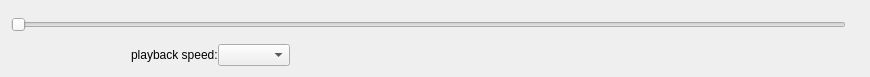
<?xml version="1.0" encoding="UTF-8"?>
<ui version="4.0">
 <class>QSoundPlayer</class>
 <widget class="QWidget" name="QSoundPlayer">
  <property name="geometry">
   <rect>
    <x>0</x>
    <y>0</y>
    <width>870</width>
    <height>77</height>
   </rect>
  </property>
  <property name="windowTitle">
   <string>Form</string>
  </property>
  <layout class="QVBoxLayout" name="verticalLayout">
   <item>
    <layout class="QHBoxLayout" name="horizontalLayout">
     <item>
      <widget class="QJumpSlider" name="slider_time">
       <property name="orientation">
        <enum>Qt::Horizontal</enum>
       </property>
      </widget>
     </item>
     <item>
      <widget class="QLabel" name="lbl_pos">
       <property name="text">
        <string/>
       </property>
      </widget>
     </item>
    </layout>
   </item>
   <item>
    <layout class="QHBoxLayout" name="horizontalLayout_11">
     <property name="spacing">
      <number>0</number>
     </property>
     <item>
      <widget class="QPushButton" name="btn_stop">
       <property name="sizePolicy">
        <sizepolicy hsizetype="Maximum" vsizetype="Fixed">
         <horstretch>0</horstretch>
         <verstretch>0</verstretch>
        </sizepolicy>
       </property>
       <property name="toolTip">
        <string>Stop</string>
       </property>
       <property name="text">
        <string/>
       </property>
       <property name="icon">
        <iconset resource="qsoundplayer.qrc">
         <normaloff>:/icons/stop</normaloff>:/icons/stop</iconset>
       </property>
       <property name="iconSize">
        <size>
         <width>20</width>
         <height>20</height>
        </size>
       </property>
       <property name="flat">
        <bool>true</bool>
       </property>
      </widget>
     </item>
     <item>
      <widget class="QPushButton" name="btn_play">
       <property name="sizePolicy">
        <sizepolicy hsizetype="Maximum" vsizetype="Preferred">
         <horstretch>0</horstretch>
         <verstretch>0</verstretch>
        </sizepolicy>
       </property>
       <property name="toolTip">
        <string>Play</string>
       </property>
       <property name="text">
        <string/>
       </property>
       <property name="icon">
        <iconset resource="qsoundplayer.qrc">
         <normaloff>:/icons/play</normaloff>
         <activeoff>:/icons/play</activeoff>
         <activeon>:/icons/pause</activeon>:/icons/play</iconset>
       </property>
       <property name="iconSize">
        <size>
         <width>20</width>
         <height>20</height>
        </size>
       </property>
       <property name="checkable">
        <bool>true</bool>
       </property>
       <property name="flat">
        <bool>true</bool>
       </property>
      </widget>
     </item>
     <item>
      <spacer name="horizontalSpacer_4">
       <property name="orientation">
        <enum>Qt::Horizontal</enum>
       </property>
       <property name="sizeType">
        <enum>QSizePolicy::Maximum</enum>
       </property>
       <property name="sizeHint" stdset="0">
        <size>
         <width>40</width>
         <height>20</height>
        </size>
       </property>
      </spacer>
     </item>
     <item>
      <widget class="QLabel" name="label">
       <property name="sizePolicy">
        <sizepolicy hsizetype="Maximum" vsizetype="Preferred">
         <horstretch>0</horstretch>
         <verstretch>0</verstretch>
        </sizepolicy>
       </property>
       <property name="text">
        <string>playback speed:</string>
       </property>
       <property name="alignment">
        <set>Qt::AlignLeading|Qt::AlignLeft|Qt::AlignVCenter</set>
       </property>
      </widget>
     </item>
     <item>
      <widget class="QComboBox" name="cb_playbackSpeed">
       <property name="sizePolicy">
        <sizepolicy hsizetype="Maximum" vsizetype="Fixed">
         <horstretch>0</horstretch>
         <verstretch>0</verstretch>
        </sizepolicy>
       </property>
      </widget>
     </item>
     <item>
      <spacer name="horizontalSpacer_3">
       <property name="orientation">
        <enum>Qt::Horizontal</enum>
       </property>
       <property name="sizeType">
        <enum>QSizePolicy::Expanding</enum>
       </property>
       <property name="sizeHint" stdset="0">
        <size>
         <width>40</width>
         <height>20</height>
        </size>
       </property>
      </spacer>
     </item>
    </layout>
   </item>
  </layout>
 </widget>
 <customwidgets>
  <customwidget>
   <class>QJumpSlider</class>
   <extends>QSlider</extends>
   <header>pysoundplayer/gui/QJumpSlider.h</header>
  </customwidget>
 </customwidgets>
 <resources>
  <include location="qsoundplayer.qrc"/>
 </resources>
 <connections/>
</ui>
